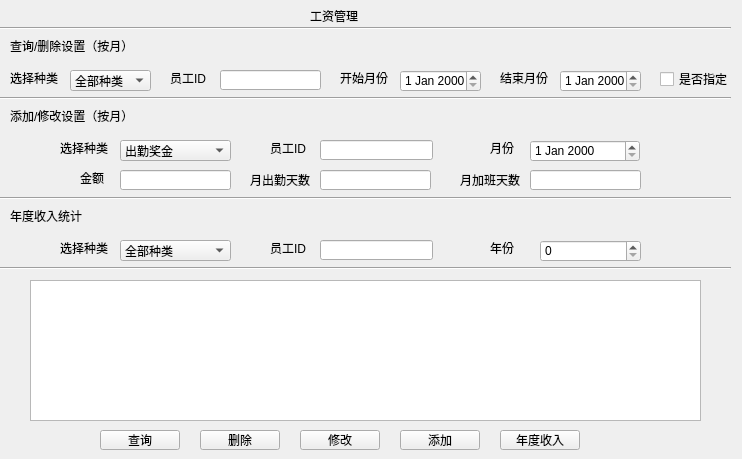
   <widget class="QWidget" name="page_6">
    <widget class="QComboBox" name="comboBox_7">
     <property name="geometry">
      <rect>
       <x>70</x>
       <y>70</y>
       <width>81</width>
       <height>21</height>
      </rect>
     </property>
     <item>
      <property name="text">
       <string>全部种类</string>
      </property>
     </item>
     <item>
      <property name="text">
       <string>基本工资</string>
      </property>
     </item>
     <item>
      <property name="text">
       <string>出勤奖金</string>
      </property>
     </item>
     <item>
      <property name="text">
       <string>加班津贴</string>
      </property>
     </item>
     <item>
      <property name="text">
       <string>年终奖</string>
      </property>
     </item>
     <item>
      <property name="text">
       <string/>
      </property>
     </item>
    </widget>
    <widget class="QLabel" name="label_29">
     <property name="geometry">
      <rect>
       <x>340</x>
       <y>70</y>
       <width>51</width>
       <height>16</height>
      </rect>
     </property>
     <property name="text">
      <string>开始月份</string>
     </property>
    </widget>
    <widget class="QLabel" name="label_30">
     <property name="geometry">
      <rect>
       <x>10</x>
       <y>70</y>
       <width>51</width>
       <height>16</height>
      </rect>
     </property>
     <property name="text">
      <string>选择种类</string>
     </property>
    </widget>
    <widget class="QLabel" name="label_31">
     <property name="geometry">
      <rect>
       <x>310</x>
       <y>0</y>
       <width>91</width>
       <height>31</height>
      </rect>
     </property>
     <property name="styleSheet">
      <string notr="true">font: 16pt &quot;楷体&quot;;</string>
     </property>
     <property name="text">
      <string>工资管理</string>
     </property>
    </widget>
    <widget class="Line" name="line_7">
     <property name="geometry">
      <rect>
       <x>0</x>
       <y>20</y>
       <width>731</width>
       <height>16</height>
      </rect>
     </property>
     <property name="orientation">
      <enum>Qt::Horizontal</enum>
     </property>
    </widget>
    <widget class="QLabel" name="label_32">
     <property name="geometry">
      <rect>
       <x>10</x>
       <y>30</y>
       <width>171</width>
       <height>31</height>
      </rect>
     </property>
     <property name="styleSheet">
      <string notr="true">font: 12pt &quot;楷体&quot;;</string>
     </property>
     <property name="text">
      <string>查询/删除设置（按月）</string>
     </property>
    </widget>
    <widget class="Line" name="line_8">
     <property name="geometry">
      <rect>
       <x>0</x>
       <y>90</y>
       <width>731</width>
       <height>16</height>
      </rect>
     </property>
     <property name="orientation">
      <enum>Qt::Horizontal</enum>
     </property>
    </widget>
    <widget class="QLabel" name="label_33">
     <property name="geometry">
      <rect>
       <x>10</x>
       <y>220</y>
       <width>91</width>
       <height>31</height>
      </rect>
     </property>
     <property name="styleSheet">
      <string notr="true">font: 13pt &quot;楷体&quot;;</string>
     </property>
     <property name="text">
      <string/>
     </property>
    </widget>
    <widget class="QPushButton" name="pushButton_17">
     <property name="geometry">
      <rect>
       <x>100</x>
       <y>430</y>
       <width>80</width>
       <height>20</height>
      </rect>
     </property>
     <property name="text">
      <string>查询</string>
     </property>
    </widget>
    <widget class="QPushButton" name="pushButton_18">
     <property name="geometry">
      <rect>
       <x>200</x>
       <y>430</y>
       <width>80</width>
       <height>20</height>
      </rect>
     </property>
     <property name="text">
      <string>删除</string>
     </property>
    </widget>
    <widget class="QPushButton" name="pushButton_19">
     <property name="geometry">
      <rect>
       <x>400</x>
       <y>430</y>
       <width>80</width>
       <height>20</height>
      </rect>
     </property>
     <property name="text">
      <string>添加</string>
     </property>
    </widget>
    <widget class="QPushButton" name="pushButton_20">
     <property name="geometry">
      <rect>
       <x>300</x>
       <y>430</y>
       <width>80</width>
       <height>20</height>
      </rect>
     </property>
     <property name="text">
      <string>修改</string>
     </property>
    </widget>
    <widget class="QDateEdit" name="dateEdit_9">
     <property name="geometry">
      <rect>
       <x>400</x>
       <y>70</y>
       <width>81</width>
       <height>22</height>
      </rect>
     </property>
    </widget>
    <widget class="QLabel" name="label_53">
     <property name="geometry">
      <rect>
       <x>170</x>
       <y>70</y>
       <width>51</width>
       <height>16</height>
      </rect>
     </property>
     <property name="text">
      <string>员工ID</string>
     </property>
    </widget>
    <widget class="QLineEdit" name="lineEdit_5">
     <property name="geometry">
      <rect>
       <x>220</x>
       <y>70</y>
       <width>101</width>
       <height>20</height>
      </rect>
     </property>
    </widget>
    <widget class="QLabel" name="label_54">
     <property name="geometry">
      <rect>
       <x>10</x>
       <y>100</y>
       <width>171</width>
       <height>31</height>
      </rect>
     </property>
     <property name="styleSheet">
      <string notr="true">font: 12pt &quot;楷体&quot;;</string>
     </property>
     <property name="text">
      <string>添加/修改设置（按月）</string>
     </property>
    </widget>
    <widget class="QLabel" name="label_57">
     <property name="geometry">
      <rect>
       <x>80</x>
       <y>170</y>
       <width>51</width>
       <height>16</height>
      </rect>
     </property>
     <property name="text">
      <string>金额</string>
     </property>
    </widget>
    <widget class="QLineEdit" name="lineEdit_7">
     <property name="geometry">
      <rect>
       <x>120</x>
       <y>170</y>
       <width>111</width>
       <height>20</height>
      </rect>
     </property>
    </widget>
    <widget class="QLabel" name="label_58">
     <property name="geometry">
      <rect>
       <x>250</x>
       <y>170</y>
       <width>61</width>
       <height>20</height>
      </rect>
     </property>
     <property name="text">
      <string>月出勤天数</string>
     </property>
    </widget>
    <widget class="QLineEdit" name="lineEdit_8">
     <property name="geometry">
      <rect>
       <x>320</x>
       <y>170</y>
       <width>111</width>
       <height>20</height>
      </rect>
     </property>
    </widget>
    <widget class="QLabel" name="label_76">
     <property name="geometry">
      <rect>
       <x>490</x>
       <y>140</y>
       <width>51</width>
       <height>16</height>
      </rect>
     </property>
     <property name="text">
      <string>月份</string>
     </property>
    </widget>
    <widget class="QLabel" name="label_77">
     <property name="geometry">
      <rect>
       <x>270</x>
       <y>140</y>
       <width>51</width>
       <height>16</height>
      </rect>
     </property>
     <property name="text">
      <string>员工ID</string>
     </property>
    </widget>
    <widget class="QLabel" name="label_78">
     <property name="geometry">
      <rect>
       <x>60</x>
       <y>140</y>
       <width>51</width>
       <height>16</height>
      </rect>
     </property>
     <property name="text">
      <string>选择种类</string>
     </property>
    </widget>
    <widget class="QDateEdit" name="dateEdit_12">
     <property name="geometry">
      <rect>
       <x>530</x>
       <y>140</y>
       <width>110</width>
       <height>22</height>
      </rect>
     </property>
    </widget>
    <widget class="QLineEdit" name="lineEdit_17">
     <property name="geometry">
      <rect>
       <x>320</x>
       <y>140</y>
       <width>113</width>
       <height>20</height>
      </rect>
     </property>
    </widget>
    <widget class="QComboBox" name="comboBox_10">
     <property name="geometry">
      <rect>
       <x>120</x>
       <y>140</y>
       <width>111</width>
       <height>21</height>
      </rect>
     </property>
     <item>
      <property name="text">
       <string>出勤奖金</string>
      </property>
     </item>
     <item>
      <property name="text">
       <string>加班津贴</string>
      </property>
     </item>
     <item>
      <property name="text">
       <string>年终奖</string>
      </property>
     </item>
     <item>
      <property name="text">
       <string/>
      </property>
     </item>
    </widget>
    <widget class="Line" name="line_37">
     <property name="geometry">
      <rect>
       <x>0</x>
       <y>190</y>
       <width>731</width>
       <height>16</height>
      </rect>
     </property>
     <property name="orientation">
      <enum>Qt::Horizontal</enum>
     </property>
    </widget>
    <widget class="QLabel" name="label_141">
     <property name="geometry">
      <rect>
       <x>10</x>
       <y>200</y>
       <width>171</width>
       <height>31</height>
      </rect>
     </property>
     <property name="styleSheet">
      <string notr="true">font: 12pt &quot;楷体&quot;;</string>
     </property>
     <property name="text">
      <string>年度收入统计</string>
     </property>
    </widget>
    <widget class="QLineEdit" name="lineEdit_48">
     <property name="geometry">
      <rect>
       <x>320</x>
       <y>240</y>
       <width>113</width>
       <height>20</height>
      </rect>
     </property>
    </widget>
    <widget class="QLabel" name="label_142">
     <property name="geometry">
      <rect>
       <x>270</x>
       <y>240</y>
       <width>51</width>
       <height>16</height>
      </rect>
     </property>
     <property name="text">
      <string>员工ID</string>
     </property>
    </widget>
    <widget class="QPushButton" name="pushButton_67">
     <property name="geometry">
      <rect>
       <x>500</x>
       <y>430</y>
       <width>80</width>
       <height>20</height>
      </rect>
     </property>
     <property name="text">
      <string>年度收入</string>
     </property>
    </widget>
    <widget class="QLabel" name="label_143">
     <property name="geometry">
      <rect>
       <x>60</x>
       <y>240</y>
       <width>51</width>
       <height>16</height>
      </rect>
     </property>
     <property name="text">
      <string>选择种类</string>
     </property>
    </widget>
    <widget class="QComboBox" name="comboBox_18">
     <property name="geometry">
      <rect>
       <x>120</x>
       <y>240</y>
       <width>111</width>
       <height>21</height>
      </rect>
     </property>
     <item>
      <property name="text">
       <string>全部种类</string>
      </property>
     </item>
     <item>
      <property name="text">
       <string>基本工资</string>
      </property>
     </item>
     <item>
      <property name="text">
       <string>出勤奖金</string>
      </property>
     </item>
     <item>
      <property name="text">
       <string>加班津贴</string>
      </property>
     </item>
     <item>
      <property name="text">
       <string>年终奖</string>
      </property>
     </item>
     <item>
      <property name="text">
       <string>总计</string>
      </property>
     </item>
     <item>
      <property name="text">
       <string/>
      </property>
     </item>
    </widget>
    <widget class="QSpinBox" name="spinBox_9">
     <property name="geometry">
      <rect>
       <x>540</x>
       <y>240</y>
       <width>101</width>
       <height>22</height>
      </rect>
     </property>
    </widget>
    <widget class="QLabel" name="label_144">
     <property name="geometry">
      <rect>
       <x>490</x>
       <y>240</y>
       <width>51</width>
       <height>16</height>
      </rect>
     </property>
     <property name="text">
      <string>年份</string>
     </property>
    </widget>
    <widget class="Line" name="line_38">
     <property name="geometry">
      <rect>
       <x>0</x>
       <y>260</y>
       <width>731</width>
       <height>16</height>
      </rect>
     </property>
     <property name="orientation">
      <enum>Qt::Horizontal</enum>
     </property>
    </widget>
    <widget class="QLabel" name="label_145">
     <property name="geometry">
      <rect>
       <x>460</x>
       <y>170</y>
       <width>61</width>
       <height>20</height>
      </rect>
     </property>
     <property name="text">
      <string>月加班天数</string>
     </property>
    </widget>
    <widget class="QLineEdit" name="lineEdit_49">
     <property name="geometry">
      <rect>
       <x>530</x>
       <y>170</y>
       <width>111</width>
       <height>20</height>
      </rect>
     </property>
    </widget>
    <widget class="QTableWidget" name="infoshow_9">
     <property name="geometry">
      <rect>
       <x>30</x>
       <y>280</y>
       <width>671</width>
       <height>141</height>
      </rect>
     </property>
    </widget>
    <widget class="QCheckBox" name="checkBox_35">
     <property name="geometry">
      <rect>
       <x>660</x>
       <y>70</y>
       <width>73</width>
       <height>18</height>
      </rect>
     </property>
     <property name="text">
      <string>是否指定</string>
     </property>
    </widget>
    <widget class="QLabel" name="label_148">
     <property name="geometry">
      <rect>
       <x>500</x>
       <y>70</y>
       <width>51</width>
       <height>16</height>
      </rect>
     </property>
     <property name="text">
      <string>结束月份</string>
     </property>
    </widget>
    <widget class="QDateEdit" name="dateEdit_18">
     <property name="geometry">
      <rect>
       <x>560</x>
       <y>70</y>
       <width>81</width>
       <height>22</height>
      </rect>
     </property>
    </widget>
   </widget>
